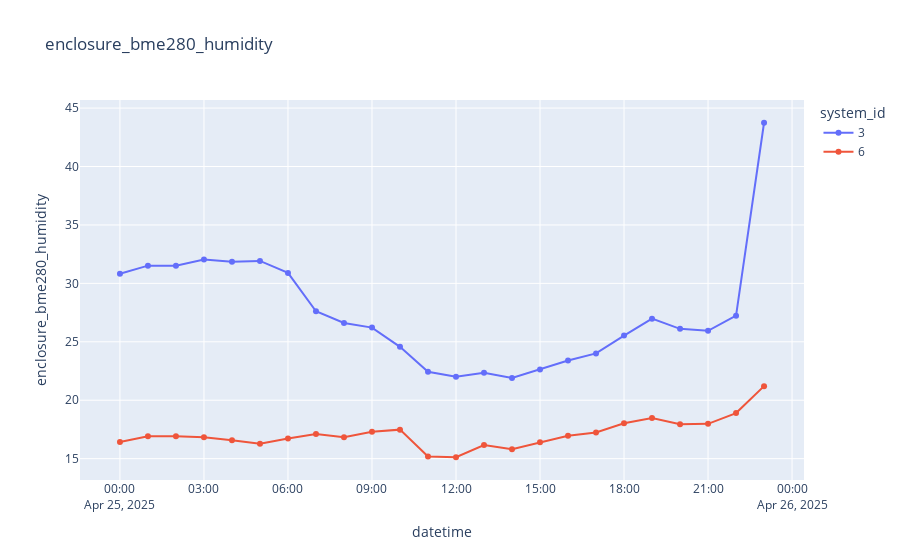

This figure's notebook cell:
### Code cell
plot_sensor_measurement(df,ids,col_name="enclosure_bme280_humidity")

### Figure 1 — Plotly figure (JSON) as saved in the notebook; plotly's stock layout.template omitted (floating-point values rounded to 4 significant figures)
{"data": [{"hovertemplate": "system_id=3<br>datetime=%{x}<br>enclosure_bme280_humidity=%{y}<extra></extra>", "legendgroup": "3", "line": {"color": "#636efa", "dash": "solid"}, "marker": {"symbol": "circle"}, "mode": "lines+markers", "name": "3", "orientation": "v", "showlegend": true, "type": "scatter", "x": ["2025-04-25T00:00:00", "2025-04-25T01:00:00", "2025-04-25T02:00:00", "2025-04-25T03:00:00", "2025-04-25T04:00:00", "2025-04-25T05:00:00", "2025-04-25T06:00:00", "2025-04-25T07:00:00", "2025-04-25T08:00:00", "2025-04-25T09:00:00", "2025-04-25T10:00:00", "2025-04-25T11:00:00", "2025-04-25T12:00:00", "2025-04-25T13:00:00", "2025-04-25T14:00:00", "2025-04-25T15:00:00", "2025-04-25T16:00:00", "2025-04-25T17:00:00", "2025-04-25T18:00:00", "2025-04-25T19:00:00", "2025-04-25T20:00:00", "2025-04-25T21:00:00", "2025-04-25T22:00:00", "2025-04-25T23:00:00"], "xaxis": "x", "y": [30.83, 31.52, 31.5, 32.04, 31.85, 31.92, 30.9, 27.62, 26.62, 26.22, 24.57, 22.43, 22.01, 22.34, 21.91, 22.62, 23.4, 24.01, 25.53, 26.98, 26.11, 25.94, 27.23, 43.74], "yaxis": "y"}, {"hovertemplate": "system_id=6<br>datetime=%{x}<br>enclosure_bme280_humidity=%{y}<extra></extra>", "legendgroup": "6", "line": {"color": "#EF553B", "dash": "solid"}, "marker": {"symbol": "circle"}, "mode": "lines+markers", "name": "6", "orientation": "v", "showlegend": true, "type": "scatter", "x": ["2025-04-25T00:00:00", "2025-04-25T01:00:00", "2025-04-25T02:00:00", "2025-04-25T03:00:00", "2025-04-25T04:00:00", "2025-04-25T05:00:00", "2025-04-25T06:00:00", "2025-04-25T07:00:00", "2025-04-25T08:00:00", "2025-04-25T09:00:00", "2025-04-25T10:00:00", "2025-04-25T11:00:00", "2025-04-25T12:00:00", "2025-04-25T13:00:00", "2025-04-25T14:00:00", "2025-04-25T15:00:00", "2025-04-25T16:00:00", "2025-04-25T17:00:00", "2025-04-25T18:00:00", "2025-04-25T19:00:00", "2025-04-25T20:00:00", "2025-04-25T21:00:00", "2025-04-25T22:00:00", "2025-04-25T23:00:00"], "xaxis": "x", "y": [16.42, 16.92, 16.91, 16.83, 16.58, 16.27, 16.73, 17.12, 16.84, 17.3, 17.48, 15.19, 15.12, 16.17, 15.8, 16.41, 16.95, 17.23, 18.02, 18.48, 17.95, 17.98, 18.9, 21.21], "yaxis": "y"}], "layout": {"legend": {"title": {"text": "system_id"}, "tracegroupgap": 0}, "title": {"text": "enclosure_bme280_humidity"}, "xaxis": {"anchor": "y", "domain": [0, 1], "title": {"text": "datetime"}}, "yaxis": {"anchor": "x", "domain": [0, 1], "title": {"text": "enclosure_bme280_humidity"}}}}
